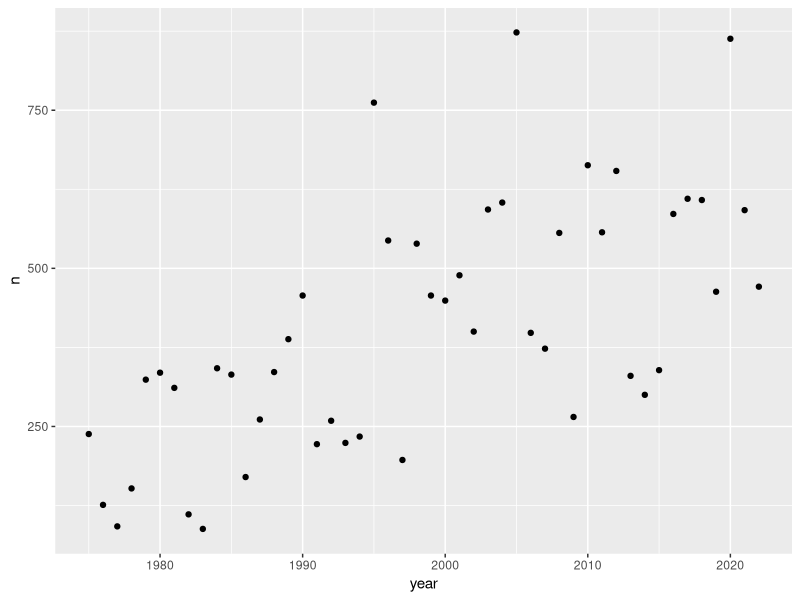

The R source for this figure:
## ---- chunk 1
library(tidyverse)
## ---- chunk 2
library(ggplot2)
## ---- chunk 3
storms %>%
  count(year) %>%
  ggplot()+
  geom_point(aes(x = year, y = n))
## ---- chunk 4
#| echo: false
2 * 2
